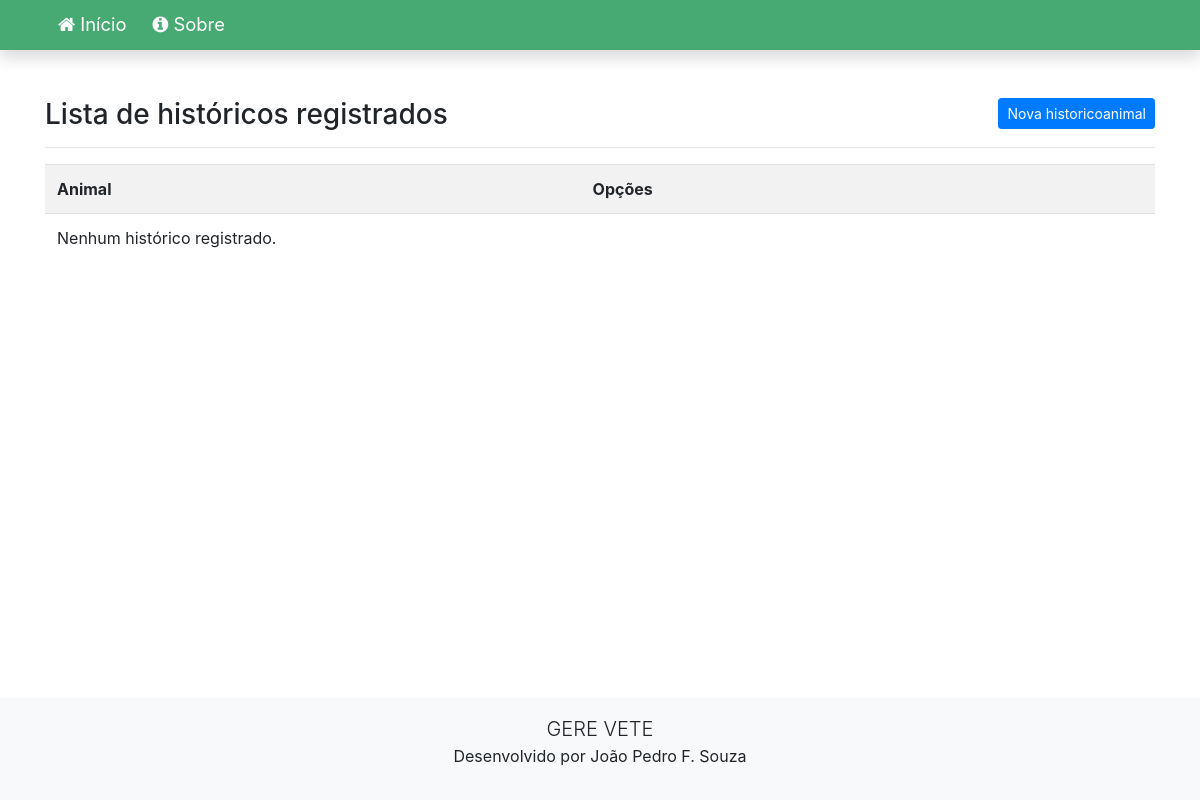
Page /listar/historicos/ on the earlier database version.
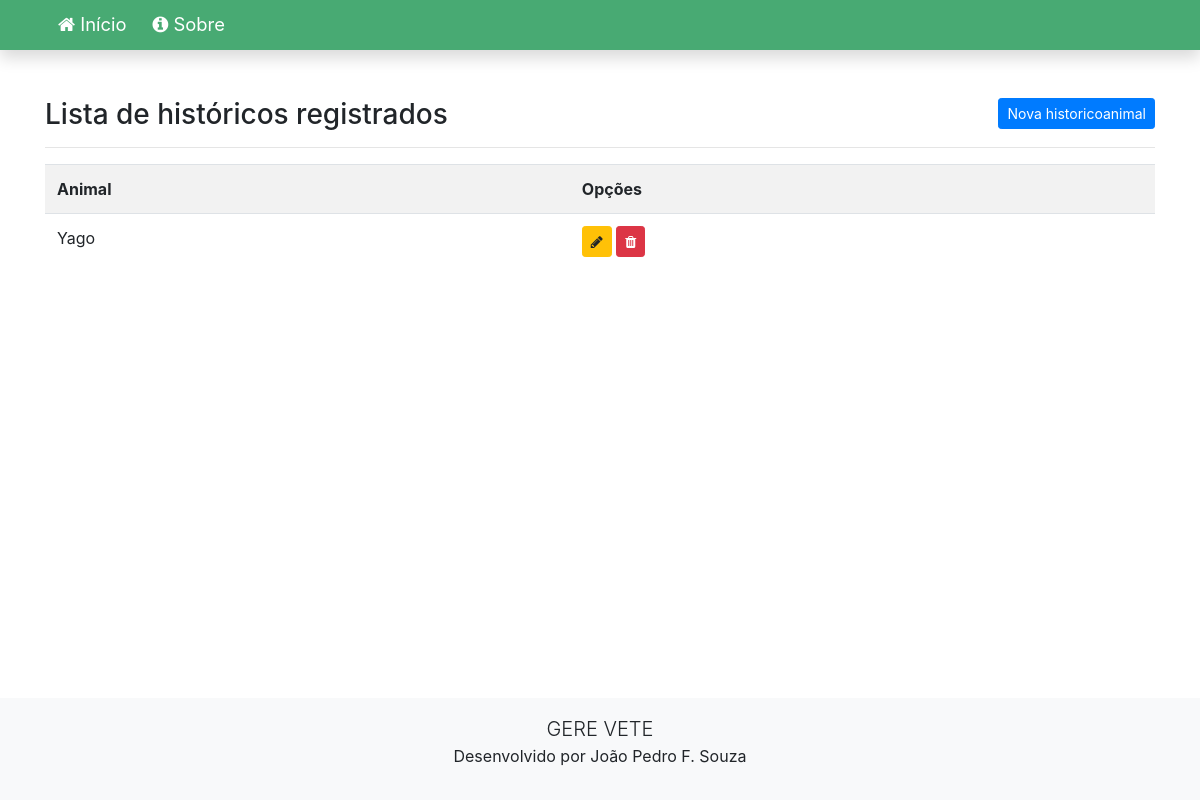
Same page on the later database version.
### cadastros/models.py (models this page shows, shortened)
class HistoricoAnimal(models.Model):
    animal = models.ForeignKey(Animal, on_delete=models.CASCADE)
    observacoes = models.TextField()
    medicamento = models.CharField(max_length=100)

class Animal(models.Model):
    nome = models.CharField(max_length=100)
    lote = models.CharField(max_length=100)
    nomePai = models.CharField(max_length=100)
    numeroPai = models.CharField(max_length=100)
    nomeMae = models.CharField(max_length=100)
    numeroMae = models.CharField(max_length=100)
    motivoBaixa = models.CharField(max_length=100)
    partosNaoLancados = models.IntegerField()
    dataNascimento = models.DateField()
    dataBaixa = models.DateField()
    fazenda = models.ForeignKey(Fazenda, on_delete=models.CASCADE)

### cadastros/views.py (the view)
# urls.py: path('listar/historicos/', HistoricoanimalList.as_view(), name='historicoanimal-list'),
class HistoricoanimalList(ListView):
    model = HistoricoAnimal
    template_name = 'cadastros/listas/historicoanimal.html'

### cadastros/templates/cadastros/listas/historicoanimal.html
{% extends 'paginas/modelo-blue-deep.html' %}
{% load static %}
{% block conteudo %}
<h3>
    Lista de históricos registrados
    <a href="{% url 'historicoanimal-create' %}" class="btn btn-primary btn-sm float-right">Nova historicoanimal</a>
</h3>
<hr>
<div class="table-responsive">
    <table class="table table-striped">
        <tr>
            <th>Animal</th>
            <th>Opções</th>
        </tr>
        {% for historicoanimal in object_list %}
        <tr>
            <td>{{ historicoanimal.animal.nome}}</td>
            <td>
                <a href="{% url 'historicoanimal-update' historicoanimal.pk %}" class="btn btn-warning btn-sm" title="Editar">
                    <i class="fa fa-pencil" aria-hidden="true"></i>
                </a>
                <a href="{% url 'historicoanimal-delete' historicoanimal.pk %}" class="btn btn-danger btn-sm" title="Excluir">
                    <i class="fa fa-trash" aria-hidden="true"></i>
                </a>
            </td>
        </tr>
        {% empty %}
        <tr>
            <td colspan="3">Nenhum histórico registrado.</td>
        </tr>
        {% endfor %}
    </table>
</div>
{% endblock %}

Differences in the rows shown:
added HistoricoAnimal: animal.nome "Yago"
Other differences:
text no longer shown: "Nenhum histórico registrado."
